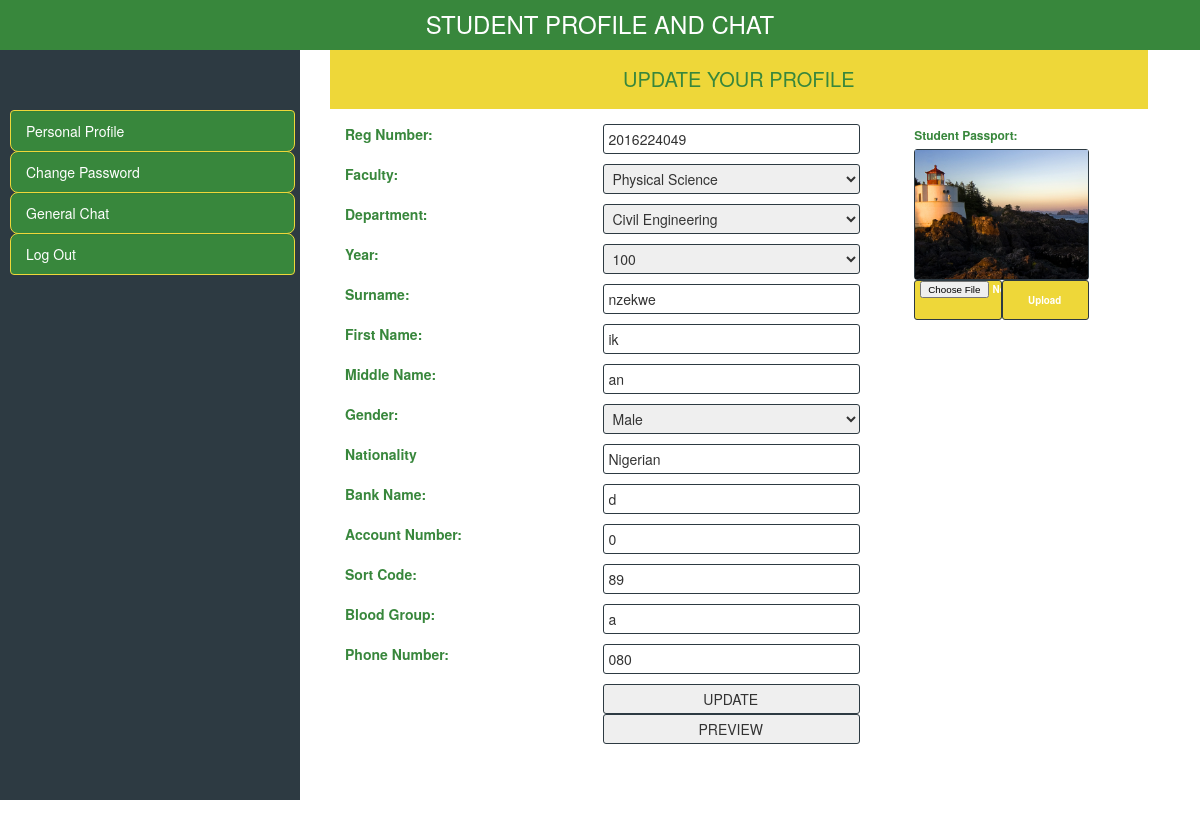
The app's page /home.php?edit_profile=21 (signed in) with its own data.
### tables this page shows
CREATE TABLE `register_student` (
  `id` int(10) NOT NULL,
  `reg_number` int(10) NOT NULL,
  `std_password` varchar(255) NOT NULL,
  `faculty` text NOT NULL,
  `department` text NOT NULL,
  `year` varchar(10) NOT NULL,
  `surname` varchar(100) NOT NULL,
  `first_name` varchar(100) NOT NULL,
  `middle_name` varchar(100) NOT NULL,
  `gender` text NOT NULL,
  `nationality` varchar(100) NOT NULL,
  `Bank_number` varchar(100) NOT NULL,
  `Account_number` int(100) NOT NULL,
  `sort_code` varchar(100) NOT NULL,
  `blood_group` varchar(10) NOT NULL,
  `phone_number` varchar(100) NOT NULL,
  `time` timestamp NOT NULL DEFAULT CURRENT_TIMESTAMP ON UPDATE CURRENT_TIMESTAMP,
  `std_img` varchar(255) NOT NULL DEFAULT 'a'
);

### edit_student.php (the view, shortened to what this page needs)
<?php
include("include/db.php");
$edit_id = $_GET['edit_profile'];
$sel = "select * from register_student where id='$edit_id'";
$run = mysqli_query($con,$sel);
$row=mysqli_fetch_array($run);
$reg_number = $row['reg_number'];
$std_faculty = $row['faculty'];
$std_department = $row['department'];
$std_year = $row['year'];
$std_surname = $row['surname'];
$std_FN = $row['first_name'];
$std_MN = $row['middle_name'];
$std_gender = $row['gender'];
$std_nation=$row['nationality'];
$std_bank=$row['Bank_number'];
$std_account=$row['Account_number'];
$std_sortCode = $row['sort_code'];
$std_blood=$row['blood_group'];
$std_phone=$row['phone_number'];
?>
<div class="container-fluid">
<div class="jumbotron-new">
  <span>UPDATE YOUR PROFILE</span>
</div>
  <div class="col-xs-8">
  <form role="form" action="" method="post">
    <div class="form-group-new">
      <label for="reg_num" class="ul_text">Reg Number:</label>
      <input class="group-control-new" name="reg_number" type="text" value="<?php echo $reg_number; ?>" >
    </div>
    <div class="form-group-new">
    <label for="std_fal" class="ul_text">Faculty:</label>
          <select class="" name="std_faculty" class="ul_text">
            <option><?php echo $std_faculty; ?></option>
          </select>
    </div>
    <div class="form-group-new">
      <label for="std_dept" class="ul_text">Department:</label>
            <select class="" name="std_department">
              <option><?php echo $std_department; ?></option>
        </select>
      </div>
      <div class="form-group-new">
        <label for="std_yr" class="ul_text">Year:</label>
              <select class="" name="std_year">
                <option><?php echo $std_year; ?></option>
          </select>
        </div>
          <div class="form-group-new">
            <label for="std_sur" class="ul_text">Surname:</label>
            <input class="" name="std_surname" type="text" value="<?php echo $std_surname; ?>">
          </div>
          <div class="form-group-new">
            <label for="std_FN" class="ul_text">First Name:</label>
            <input class="" name="std_FN" type="text" value="<?php echo $std_FN; ?>">
          </div>
          <div class="form-group-new">
            <label for="std_FN" class="ul_text">Middle Name:</label>
            <input class="" name="std_MN" type="text" value="<?php echo $std_MN; ?>">
          </div>
          <div class="form-group-new">
          <label for="std_yr" class="ul_text">Gender:</label>
            <select class="" name="std_gender">
                  <option><?php echo $std_gender; ?></option>
          </select>
          </div>
          <div class="form-group-new">
              <label for="std_FN" class="ul_text">Nationality</label>
              <input class="" name="std_nation" type="text" value="<?php echo $std_nation; ?>">
            </div>
            <div class="form-group-new">
              <label for="std_FN" class="ul_text">Bank Name:</label>
              <input class="" name="std_bank" type="text" value="<?php echo $std_bank; ?>">
            </div>
            <div class="form-group-new">
              <label for="std_FN" class="ul_text">Account Number:</label>
              <input class="" name="std_account" type="text" value="<?php echo $std_account; ?>">
            </div>
            <div class="form-group-new">
              <label for="std_FN" class="ul_text">Sort Code:</label>
              <input class="" name="std_sortCode" type="text" value="<?php echo $std_sortCode; ?>">
            </div>
            <div class="form-group-new">
              <label for="std_FN" class="ul_text">Blood Group:</label>
              <input class="" name="std_blood" type="text" value="<?php echo $std_blood; ?>">
            </div>
            <div class="form-group-new">
              <label for="std_FN" class="ul_text">Phone Number:</label>
              <input class="" name="std_phone" type="text" value="<?php echo $std_phone; ?>">
            </div>
            <div class="form-group-new">
              <input class=""  type="submit" name="update_reg" value="UPDATE">
              <input class="" name="preview_btn" type="button" value="PREVIEW">
            </div>
  </form>
</div>
<div class="col-xs-4">
  <form method = "post" action ="" enctype = "multipart/form-data">
    <div class="form-image">
        <label class="ul_text">Student Passport:</label>
          <div><?php  echo "<img src='imgs/reg_pics/".$row['std_img']."' id='img_upload'  alt='Max Image Size 1.5MB'>"; ?> </div>
            <input type="file" name="std_img" required="required"/>
            <input type="submit" name="upload_picture" value="Upload"/>
          </div>
</div>
</div>
</div>
</div>

### home.php (shortened to what this page needs)
<?php
include("include/function.php");
if(!$_SESSION['std_reg']){
	header("location: index.php");
	}
	else{
?>
<!DOCTYPE html>
<html>
  <head>
    <link rel="stylesheet" href="css/bootstrap.css"  media="screen">
    <link rel="stylesheet" href="css/style.css"  media="screen">
  </head>
<body class="container-fluid">
    <?php include("include/header.php");?>
    <div class="row">
      <?php
			if (isset($_GET['profile'])) {
				include("include/bodyleft.php");
			}else{
					include("include/bodyleft2.php");
			}
      include("include/bodyright.php");
			?>
</body>
</html>
<?php } ?>

### include/header.php
<div class="row">
<nav class="navbar-new navbar-back-new">
      <div class="nav-new">
        <div class="col-xs-12">
          <a href="index.php" style="text-decoration:none;"><h3 id="header_text">STUDENT PROFILE AND CHAT</h3></a>
        </div>
    </div>
</nav>
</div>

### include/bodyleft2.php (shortened to what this page needs)
<?php
if(isset($_GET['edit_profile'])){
    include("include/db.php");
  $Get_id = $_GET['edit_profile'];
  $sel_id = "select * from register_student where id = '$Get_id'";
  $run_id = mysqli_query($con,$sel_id);
  $check_id = mysqli_num_rows($run_id);
  if($check_id==1){
  $row=mysqli_fetch_array($run_id);
  $current_id = $row['id'];
}
}
?>
<div class="col-xs-3">
  <div class="sidebar">
      <div class="sidebar-content">
       <div class="list-group-new">
           <a class="list-group-item list-group-item-new" href="home.php?edit_profile=<?php echo $current_id; ?>"><span class="ul_text">Personal Profile</span> <i class="icon-screen2"></i></a>
           <a class="list-group-item list-group-item-new" href="home.php?password=<?php echo $current_id; ?>"><span class="ul_text">Change Password</span> <i class="icon-lock2"></i></a>
           <a class="list-group-item list-group-item-new" href="home.php?chat=<?php echo $current_id; ?>"><span class="ul_text">General Chat</span> <i class="icon-upload4"></i></a>
           <a class="list-group-item list-group-item-new" href="logout.php"><span class="ul_text">Log Out</span> <i class="icon-upload4"></i></a>
      </div>
      </div>
    </div>
  </div>

### include/bodyright.php (shortened to what this page needs)
<div class="container-fluid">
  <div class="col-xs-9">
    <?php
      if(isset($_GET['edit_profile'])){
        include("edit_student.php");
      }
     ?>
  </div>

### css/style.css (style rules this page uses)
#header_text { margin:7px 0px 0px 0px; text-align: center; color:#fff; }
.navbar-back-new { background-color: #38873c; }
.nav-new { margin-left: 7px;margin-right: 7px;margin-top: 3px;margin-bottom: 0;list-style: none; }
.navbar-new { position: relative;min-height: 50px;margin-bottom: 0px; border: 1px solid transparent; }
.sidebar { width: 100%;background-color: #2d3a42;position: absolute;top: 0;left: 0; height: 750px; }
.sidebar-content { display: block; margin-top: 60px; position: relative; height: 100%; margin-bottom: 40px; padding-left: 10px; padding-right: 5px; }
.list-group-new { height: 100%; }
.list-group-item-new { background-color: #38873c;border-color:#eed739;border-radius: 8px;-webkit-box-shadow: inset 0 1px 1px rgba(0, 0, 0, .05); }
a.list-group-item-new, span.list-group-item-new, li.list-group-item-new { color: #fff;padding-left: 15px; }
.form-group-new { margin-bottom: 15px; }
.form-group-new label { color: #38873c; }
.form-group-new input, .form-group-new select { margin-left: 1px; width: 50%; height: 30px; border-radius: 3px; border:1px solid #2d3a42; float:right; padding-left: 5px; }
.form-image { margin-bottom:15px; margin-left: 10%; }
.form-image label { color: #38873c; font-size: 12px; }
.form-image div { border:1px solid #2d3a42; border-radius: 3px; width: 80%; height: 70%; }
.form-image input { width: 40%; height: 40px; border-radius: 3px; border:1px solid #2d3a42; float:left; padding-left: 5px; background-color:#eed739; color: #fff; font-weight: bold; }
.form-image input[type=file] { background-color:#eed739; font-size:70%; }
.form-image input[type=submit] { background-color:#eed739; font-size:70%; }
#img_upload { width: 100%; height: 100%; }
.jumbotron-new { padding-top: 15px; padding-bottom: 15px; margin-bottom: 15px; color: #38873c; background-color: #eed739; text-align: center; font-size: 20px; }

### records on screen
register_student: reg_number "2016224049", std_faculty "Physical Science", std_department "Civil Engineering", std_year "100", std_surname "nzekwe", std_FN "ik", std_MN "an", std_gender "Male", std_nation "Nigerian", std_bank "d", std_account "0", std_sortCode "89", std_blood "a", std_phone "080", std_img (picture)
